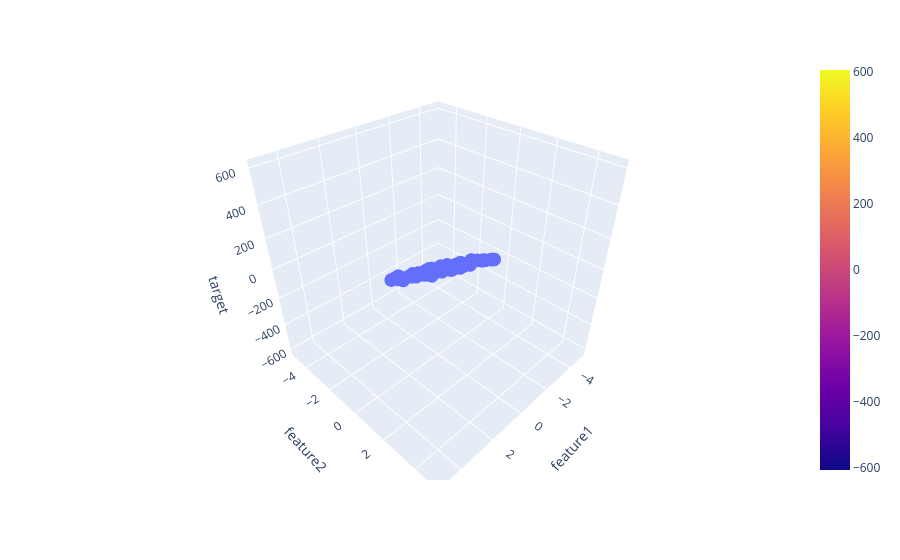

The code cell stored with this chart in its notebook:
### Code cell
fig=px.scatter_3d(df,x='feature1',y='feature2',z='target')
fig.add_trace(go.Surface(x=x,y=y,z=z))
